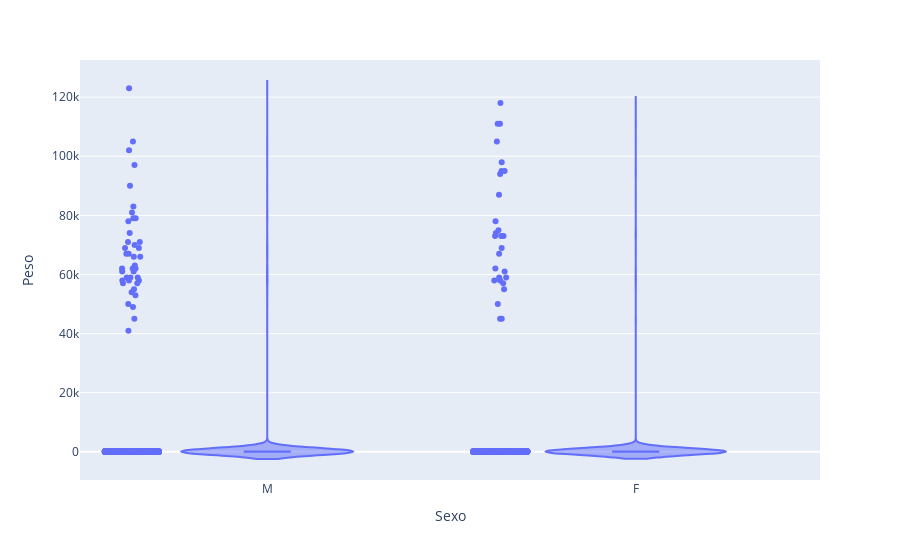

Source (notebook cell):
### Code cell
#busco encontrar los outliers de peso 
fig_Peso = px.violin(df, y="Peso",x='Sexo', box=True,points='all')
fig_Peso.show()

### Figure 1 — Plotly figure (JSON) as saved in the notebook; plotly's stock layout.template omitted (floating-point values rounded to 4 significant figures; data arrays with more than 128 entries replaced by an {"elided": "..."} marker saying what was removed)
{"data": [{"alignmentgroup": "True", "box": {"visible": true}, "hovertemplate": "Sexo=%{x}<br>Peso=%{y}<extra></extra>", "legendgroup": "", "marker": {"color": "#636efa"}, "name": "", "offsetgroup": "", "orientation": "v", "points": "all", "scalegroup": "True", "showlegend": false, "type": "violin", "x": {"elided": "5000 str values"}, "x0": " ", "xaxis": "x", "y": {"elided": "5000 int values"}, "y0": " ", "yaxis": "y"}], "layout": {"legend": {"tracegroupgap": 0}, "margin": {"t": 60}, "violinmode": "group", "xaxis": {"anchor": "y", "domain": [0, 1], "title": {"text": "Sexo"}}, "yaxis": {"anchor": "x", "domain": [0, 1], "title": {"text": "Peso"}}}}
